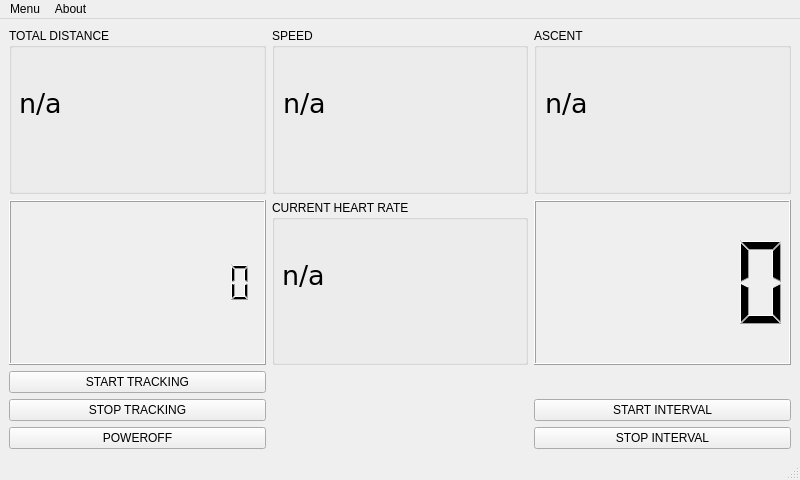
<?xml version="1.0" encoding="UTF-8"?>
<ui version="4.0">
 <class>MainWindow</class>
 <widget class="QMainWindow" name="MainWindow">
  <property name="enabled">
   <bool>true</bool>
  </property>
  <property name="geometry">
   <rect>
    <x>0</x>
    <y>0</y>
    <width>800</width>
    <height>480</height>
   </rect>
  </property>
  <property name="minimumSize">
   <size>
    <width>800</width>
    <height>480</height>
   </size>
  </property>
  <property name="maximumSize">
   <size>
    <width>800</width>
    <height>480</height>
   </size>
  </property>
  <property name="windowTitle">
   <string>TrainingFeedback</string>
  </property>
  <widget class="QWidget" name="centralwidget">
   <layout class="QGridLayout" name="gridLayout_3">
    <item row="5" column="2">
     <widget class="QPushButton" name="button_stop_interval">
      <property name="text">
       <string>STOP INTERVAL</string>
      </property>
     </widget>
    </item>
    <item row="2" column="2">
     <widget class="QLCDNumber" name="interval_odstevalnik"/>
    </item>
    <item row="4" column="2">
     <widget class="QPushButton" name="button_start_interval">
      <property name="text">
       <string>START INTERVAL</string>
      </property>
     </widget>
    </item>
    <item row="2" column="1">
     <widget class="QGroupBox" name="groupBox_6">
      <property name="title">
       <string>CURRENT HEART RATE</string>
      </property>
      <widget class="QLabel" name="current_hr">
       <property name="geometry">
        <rect>
         <x>10</x>
         <y>30</y>
         <width>241</width>
         <height>91</height>
        </rect>
       </property>
       <property name="font">
        <font>
         <family>DejaVu Sans</family>
         <pointsize>20</pointsize>
        </font>
       </property>
       <property name="styleSheet">
        <string notr="true"/>
       </property>
       <property name="text">
        <string>n/a</string>
       </property>
      </widget>
     </widget>
    </item>
    <item row="5" column="0">
     <widget class="QPushButton" name="shutdown">
      <property name="text">
       <string>POWEROFF</string>
      </property>
     </widget>
    </item>
    <item row="2" column="0">
     <widget class="QLCDNumber" name="odstevalnik">
      <property name="frameShape">
       <enum>QFrame::Box</enum>
      </property>
      <property name="smallDecimalPoint">
       <bool>true</bool>
      </property>
      <property name="digitCount">
       <number>10</number>
      </property>
     </widget>
    </item>
    <item row="0" column="0">
     <widget class="QGroupBox" name="groupBox_3">
      <property name="enabled">
       <bool>true</bool>
      </property>
      <property name="title">
       <string>TOTAL DISTANCE</string>
      </property>
      <widget class="QLabel" name="total_distance">
       <property name="geometry">
        <rect>
         <x>10</x>
         <y>30</y>
         <width>241</width>
         <height>91</height>
        </rect>
       </property>
       <property name="maximumSize">
        <size>
         <width>800</width>
         <height>480</height>
        </size>
       </property>
       <property name="font">
        <font>
         <family>DejaVu Sans</family>
         <pointsize>20</pointsize>
        </font>
       </property>
       <property name="styleSheet">
        <string notr="true"/>
       </property>
       <property name="text">
        <string>n/a</string>
       </property>
      </widget>
     </widget>
    </item>
    <item row="4" column="0">
     <widget class="QPushButton" name="stop_tracking">
      <property name="text">
       <string>STOP TRACKING</string>
      </property>
     </widget>
    </item>
    <item row="3" column="0">
     <widget class="QPushButton" name="start_tracking">
      <property name="text">
       <string>START TRACKING</string>
      </property>
     </widget>
    </item>
    <item row="0" column="2">
     <widget class="QGroupBox" name="groupBox_5">
      <property name="title">
       <string>ASCENT</string>
      </property>
      <widget class="QLabel" name="ascent">
       <property name="geometry">
        <rect>
         <x>11</x>
         <y>30</y>
         <width>241</width>
         <height>91</height>
        </rect>
       </property>
       <property name="font">
        <font>
         <family>DejaVu Sans</family>
         <pointsize>20</pointsize>
        </font>
       </property>
       <property name="text">
        <string>n/a</string>
       </property>
      </widget>
     </widget>
    </item>
    <item row="0" column="1">
     <widget class="QGroupBox" name="groupBox_4">
      <property name="title">
       <string>SPEED</string>
      </property>
      <widget class="QLabel" name="speed">
       <property name="geometry">
        <rect>
         <x>11</x>
         <y>30</y>
         <width>241</width>
         <height>91</height>
        </rect>
       </property>
       <property name="font">
        <font>
         <family>DejaVu Sans</family>
         <pointsize>20</pointsize>
        </font>
       </property>
       <property name="text">
        <string>n/a</string>
       </property>
      </widget>
     </widget>
    </item>
   </layout>
  </widget>
  <widget class="QMenuBar" name="menubar">
   <property name="geometry">
    <rect>
     <x>0</x>
     <y>0</y>
     <width>800</width>
     <height>30</height>
    </rect>
   </property>
   <widget class="QMenu" name="menuMenu">
    <property name="title">
     <string>Menu</string>
    </property>
    <addaction name="actionOpen"/>
    <addaction name="actionSave"/>
    <addaction name="actionExit"/>
   </widget>
   <widget class="QMenu" name="menuAbout">
    <property name="title">
     <string>About</string>
    </property>
    <addaction name="actionAbout_program"/>
    <addaction name="actionLicense"/>
    <addaction name="actionDisclaimer"/>
   </widget>
   <addaction name="menuMenu"/>
   <addaction name="menuAbout"/>
  </widget>
  <widget class="QStatusBar" name="statusbar"/>
  <action name="actionOpen">
   <property name="text">
    <string>Open</string>
   </property>
  </action>
  <action name="actionSave">
   <property name="text">
    <string>Save</string>
   </property>
  </action>
  <action name="actionExit">
   <property name="text">
    <string>Exit</string>
   </property>
  </action>
  <action name="actionLicense">
   <property name="text">
    <string>License</string>
   </property>
  </action>
  <action name="actionAbout_program">
   <property name="text">
    <string>About program</string>
   </property>
  </action>
  <action name="actionDisclaimer">
   <property name="text">
    <string>Disclaimer</string>
   </property>
  </action>
 </widget>
 <resources/>
 <connections/>
</ui>
